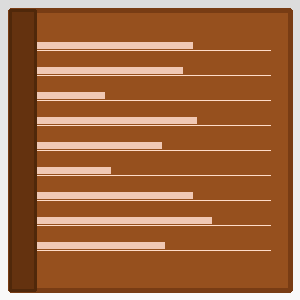
#> input picture dataset/book/reference.png, 300 x 300 px; its folder holds 3 pictures in this run
$ python Tugas.py
#> lines starting #> are read from the running program, lines starting #| are printed output that depends on the picture
"""
Sistem Pencocokan Objek Berbasis Fitur Lokal
============================================
Complete implementation of:
1. Feature Detection & Description (SIFT, SURF, ORB)
2. Feature Matching (BF, FLANN, Lowe's ratio test, RANSAC)
3. Bag of Visual Words (BoVW) with SVM/k-NN
4. PCA Dimensionality Reduction
5. Comprehensive Evaluation
"""

import cv2
import numpy as np
import matplotlib
matplotlib.use('Agg')
import matplotlib.pyplot as plt
import matplotlib.patches as mpatches
from matplotlib.gridspec import GridSpec
import time
import os
import warnings
import sys
sys.stdout.reconfigure(encoding="utf-8")
from pathlib import Path
from collections import defaultdict, Counter

from sklearn.cluster import KMeans, MiniBatchKMeans
from sklearn.svm import SVC
from sklearn.neighbors import KNeighborsClassifier
from sklearn.decomposition import PCA
from sklearn.preprocessing import StandardScaler
from sklearn.metrics import (confusion_matrix, classification_report,
                              precision_recall_curve, average_precision_score)
from sklearn.model_selection import cross_val_score
import json

warnings.filterwarnings('ignore')
np.random.seed(42)

DATASET_DIR = Path("dataset")
RESULTS_DIR = Path("results")
RESULTS_DIR.mkdir(exist_ok=True)

OBJECTS = ["book", "mug", "bottle", "toy", "remote"]
COLORS = {
    "book": "#4E79A7", "mug": "#F28E2B", "bottle": "#59A14F",
    "toy": "#E15759", "remote": "#B07AA1"
}

# ============================================================
# SECTION 1: FEATURE DETECTION & DESCRIPTION
# ============================================================

def load_image_gray(path):
    img = cv2.imread(str(path))
    if img is None:
        raise FileNotFoundError(f"Cannot load: {path}")
    return cv2.cvtColor(img, cv2.COLOR_BGR2GRAY)


def load_image_color(path):
    return cv2.imread(str(path))


def create_detectors():
    """Initialize all feature detectors"""
    detectors = {}

    # SIFT
    try:
        detectors['SIFT'] = cv2.SIFT_create(nfeatures=500)
        print("  [✓] SIFT initialized")
    except Exception as e:
        print(f"  [✗] SIFT failed: {e}")

    # SURF
    try:
        detectors['SURF'] = cv2.xfeatures2d.SURF_create(hessianThreshold=400)
        print("  [✓] SURF initialized")
    except Exception as e:
        print(f"  [✗] SURF not available: {e}")

    # ORB
    try:
        detectors['ORB'] = cv2.ORB_create(nfeatures=500)
        print("  [✓] ORB initialized")
    except Exception as e:
        print(f"  [✗] ORB failed: {e}")

    return detectors


def detect_and_describe(detector, img_gray, name=""):
    """Detect keypoints and compute descriptors"""
    start = time.perf_counter()
    kps, descs = detector.detectAndCompute(img_gray, None)
    elapsed = (time.perf_counter() - start) * 1000  # ms

    if descs is None:
        descs = np.array([])

    return kps, descs, elapsed


def extract_all_features(detectors):
    """Extract features from all images for all detectors"""
    print("\n[1] FEATURE EXTRACTION")
    print("-" * 50)

    results = {name: {} for name in detectors}
    stats = {name: defaultdict(list) for name in detectors}

    for obj in OBJECTS:
        obj_dir = DATASET_DIR / obj
        all_imgs = sorted(obj_dir.glob("*.png"))

        for img_path in all_imgs:
            img = load_image_gray(img_path)
#> in load_image_gray, img is the input picture: shape (300, 300, 3); mean B, G, R 65.9, 105.6, 162.7
#> in load_image_gray, `return cv2.cvtColor(img, cv2.COLOR_BGR2GRAY)`:
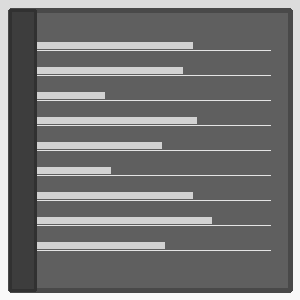
#> returned value: shape (300, 300); min 49, max 249, mean 118
            img_key = f"{obj}/{img_path.name}"

            for det_name, detector in detectors.items():
                kps, descs, t = detect_and_describe(detector, img)
                results[det_name][img_key] = {
                    'kps': kps, 'descs': descs, 'time': t,
                    'n_kps': len(kps),
                    'desc_dim': descs.shape[1] if len(descs) > 0 else 0,
                    'path': str(img_path), 'object': obj,
                    'is_ref': img_path.name == 'reference.png'
                }
                stats[det_name]['n_kps'].append(len(kps))
                stats[det_name]['time'].append(t)

    # Print stats table
    print(f"\n{'Detector':<10} {'Avg KPs':>10} {'Min KPs':>10} {'Max KPs':>10} {'Avg Time(ms)':>14} {'Desc Dim':>10}")
    print("-" * 65)
    for det_name in detectors:
        kps_list = stats[det_name]['n_kps']
        t_list = stats[det_name]['time']
        # Get desc dim from first valid
        first_valid = next((v for v in results[det_name].values() if v['desc_dim'] > 0), None)
        dim = first_valid['desc_dim'] if first_valid else 0
        print(f"{det_name:<10} {np.mean(kps_list):>10.1f} {np.min(kps_list):>10} {np.max(kps_list):>10} {np.mean(t_list):>14.2f} {dim:>10}")

    return results, stats


def visualize_keypoints(detectors, results):
    """Create keypoint visualization for all detectors"""
    fig, axes = plt.subplots(len(detectors), len(OBJECTS), figsize=(18, 4 * len(detectors)))
    fig.suptitle("Feature Keypoints Visualization (Reference Images)", fontsize=14, fontweight='bold', y=1.01)

    for di, det_name in enumerate(detectors):
        for oi, obj in enumerate(OBJECTS):
            ax = axes[di][oi] if len(detectors) > 1 else axes[oi]
            img_key = f"{obj}/reference.png"
            data = results[det_name][img_key]
            img_color = load_image_color(data['path'])
            img_kp = cv2.drawKeypoints(img_color, data['kps'], None,
                                        flags=cv2.DRAW_MATCHES_FLAGS_DRAW_RICH_KEYPOINTS)
            ax.imshow(cv2.cvtColor(img_kp, cv2.COLOR_BGR2RGB))
            ax.set_title(f"{det_name} - {obj}\n({data['n_kps']} KPs, {data['time']:.1f}ms)",
                         fontsize=9)
            ax.axis('off')

    plt.tight_layout()
    plt.savefig(RESULTS_DIR / "01_keypoints_visualization.png", dpi=120, bbox_inches='tight')
    plt.close()
    print("[+] Saved: 01_keypoints_visualization.png")


# ============================================================
# SECTION 2: FEATURE MATCHING
# ============================================================

# [978 lines left out: functions create_matchers, lowe_ratio_test, ransac_homography, run_matching_experiments, visualize_matches, plot_precision_recall and 7 more, not called in this run]


# ============================================================
# MAIN
# ============================================================

def main():
    print("=" * 70)
    print("  SISTEM PENCOCOKAN OBJEK BERBASIS FITUR LOKAL")
    print("=" * 70)

    # Initialize detectors
    print("\nInitializing feature detectors...")
    detectors = create_detectors()

    if not detectors:
        print("[!] No detectors available!")
        return

    # 1. Feature extraction
    results, stats = extract_all_features(detectors)
#> the loop in extract_all_features, `for det_name, detector in detectors.items():` made 2 passes
#> t on passes 1 to 2: 76.42, 2.37
#> after the loop in extract_all_features, `for det_name, detector in detectors.items():`: results = 2 items
#> pass 3 of the loop in extract_all_features, `for obj in OBJECTS:`:
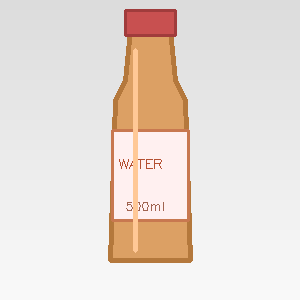
#> input picture dataset/bottle/reference.png, 300 x 300 px
#> in load_image_gray, img is the input picture: shape (300, 300, 3); mean B, G, R 215.5, 222.3, 232.6
#> in load_image_gray (call 4), `return cv2.cvtColor(img, cv2.COLOR_BGR2GRAY)`:
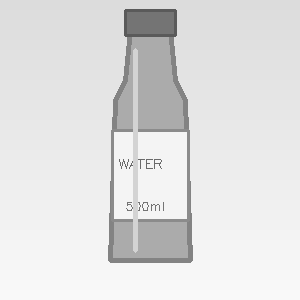
#> returned value: shape (300, 300); min 90, max 249, mean 224.6
#> the loop in extract_all_features, `for det_name, detector in detectors.items():` made 2 passes
#> t on passes 1 to 2: 35.99, 2.72
#> the loop made 5 passes; the first 3 are shown
#> the loop in extract_all_features, `for det_name in detectors:` made 2 passes
#> (det_name, kps_list, t_list, dim) on passes 1 to 2: ('SIFT', [62, 48, 43, 47, 80], [76.42, 36.6, 36.76, 35.99, 37.11], 128), ('ORB', [95, 355, 380, 223, 398], [2.37, 2.97, 3.28, 2.72, 2.76], 32)
#| SIFT             56.0         43         80          44.58        128
#| ORB             290.2         95        398           2.82         32
#> results = 2 items; stats = 2 items
    visualize_keypoints(detectors, results)
#> in visualize_keypoints, `data = results[det_name][img_key]`: data = 8 items
#> in visualize_keypoints, `img_kp = cv2.drawKeypoints(img_color, data['kps'], None, flags=cv2.DRA..`:
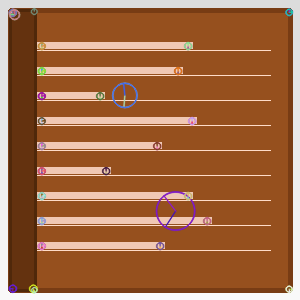
#> img_kp: shape (300, 300, 3); mean B, G, R 66.5, 105.2, 162

    # 2. Feature matching
    matching_results = run_matching_experiments(detectors, results)
    visualize_matches(detectors, results)
    plot_precision_recall(matching_results)

    # 3. Bag of Visual Words
    bovw_results = build_bovw_system(detectors, vocab_sizes=[10, 20, 50, 100])
    visualize_bovw(bovw_results)

    # 4. PCA analysis
    pca_results = pca_analysis(detectors, results)
    visualize_pca(pca_results)

    # 5. Comprehensive evaluation
    comprehensive_comparison(results, matching_results, bovw_results, pca_results, stats)

    # Generate report
    generate_analysis_report(matching_results, bovw_results, pca_results, stats)

    print("\n" + "=" * 70)
    print("  ANALYSIS COMPLETE")
    print(f"  All results saved to: {RESULTS_DIR}/")
    print("=" * 70)


if __name__ == "__main__":
#> (the run stopped early here; a loop or call above may not have finished)
